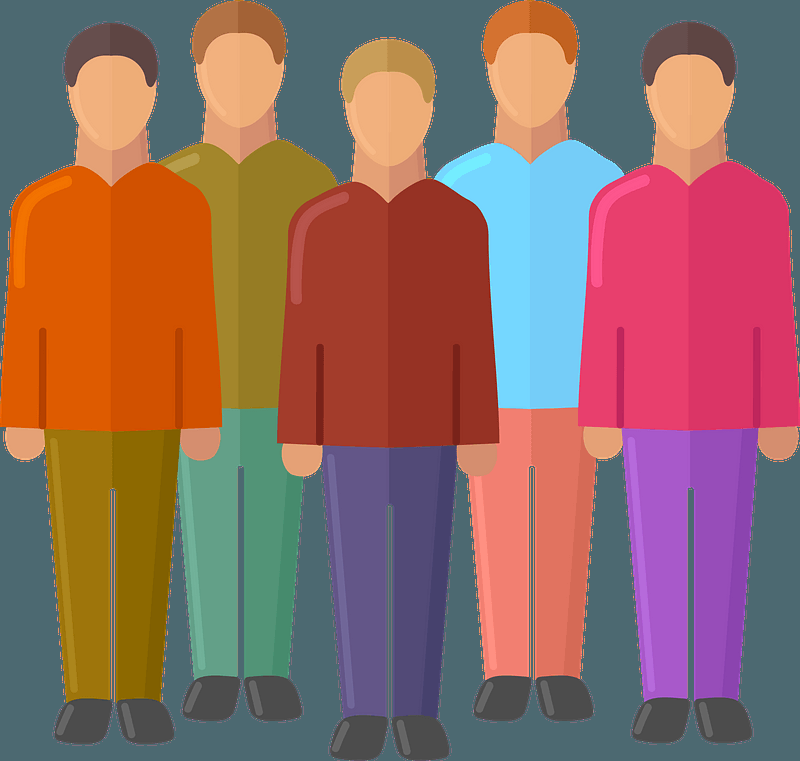
#> input picture image.png, 800 x 761 px
$ python image_op.py
#> lines starting #> are read from the running program, lines starting #| are printed output that depends on the picture; after the words box and inside, x2 and y2 are one past the last pixel; in counts of white or black regions, pixels touching at a corner belong together
#> further down, img is the input picture: shape (761, 800, 3); mean B, G, R 97.5, 105.4, 144.3
### Human_Detection.py
import cv2
import numpy as np
from imutils.object_detection import non_max_suppression


## Histogram of Oriented Gradients Detector
HOGCV = cv2.HOGDescriptor()
HOGCV.setSVMDetector(cv2.HOGDescriptor_getDefaultPeopleDetector())

def Detector(frame):
    ## USing Sliding window concept
    rects, weights = HOGCV.detectMultiScale(frame, winStride=(4, 4), padding=(8, 8), scale=1.03)
#> rects = [[458, 66, 178, 356], [46, 62, 196, 392], [555, 83, 145, 332], [289, 77, 192, 385], [203, 77, 191, 381]]; weights = [1.42, 1.65, 0.257, 2.26, 1.09]
    rects = np.array([[x, y, x + w, y + h] for (x, y, w, h) in rects])
#> rects = [[458, 66, 636, 422], [46, 62, 242, 454], [555, 83, 700, 415], [289, 77, 481, 462], [203, 77, 394, 458]]
    pick = non_max_suppression(rects, probs=None, overlapThresh=0.65)
#> pick = [[289, 77, 481, 462], [203, 77, 394, 458], [46, 62, 242, 454], [458, 66, 636, 422], [555, 83, 700, 415]]
    c = 1
    for x, y, w, h in pick:
        cv2.rectangle(frame, (x, y), (w, h), (139, 34, 104), 2)
        cv2.rectangle(frame, (x, y - 20), (w,y), (139, 34, 104), -1)
        cv2.putText(frame, f'P{c}', (x, y), cv2.FONT_HERSHEY_SIMPLEX, 0.6, (255, 255, 255), 2)
        c += 1
#> this loop made 5 passes
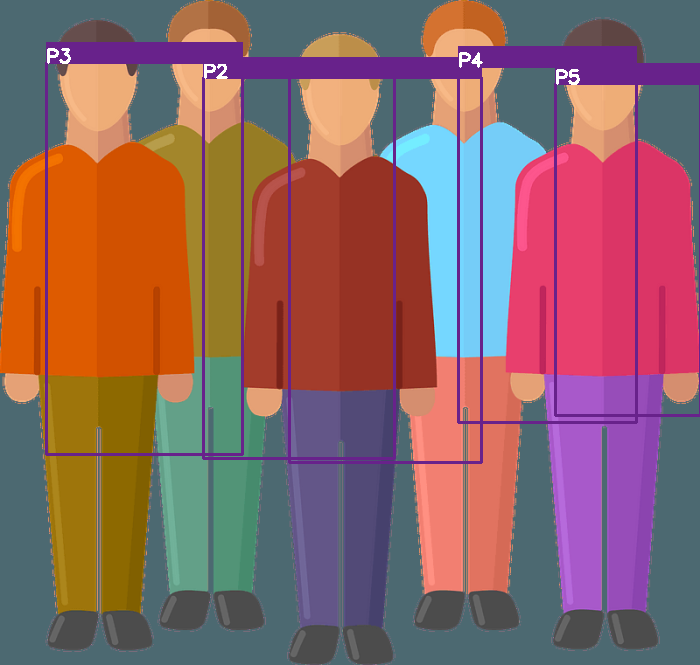
#> frame: shape (665, 700, 3); mean B, G, R 99.6, 99.9, 141.1
#> after the loop, c = 6

    cv2.putText(frame, f'Total Persons : {c - 1}', (20, 450), cv2.FONT_HERSHEY_DUPLEX, 0.8, (255, 255,255), 2)
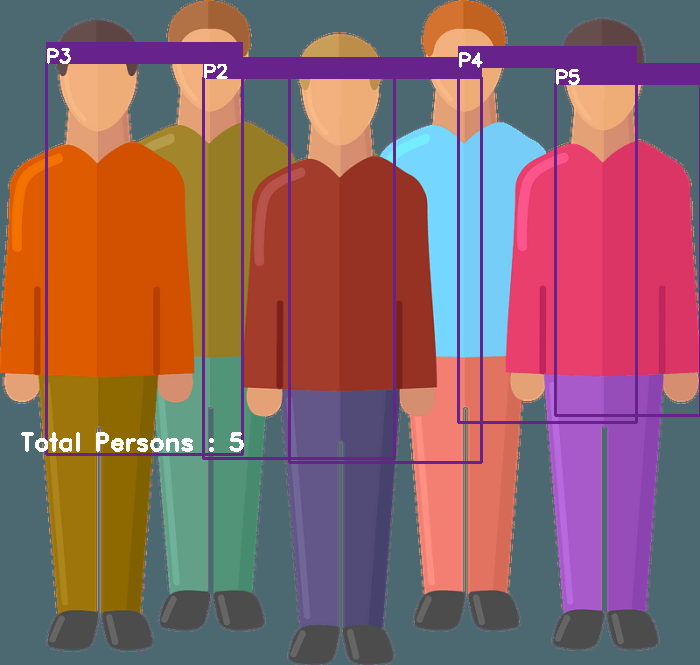
#> frame: shape (665, 700, 3); 0.34% of pixels changed, all inside (x1, y1, x2, y2) = (21, 432, 244, 452)
    cv2.imshow('output', frame)
    return frame

### image_op.py
import cv2
import imutils
from Human_Detection import Detector

img = cv2.imread('image.png')
img = imutils.resize(img, width=700)
img = Detector(img)
cv2.waitKey(0)
cv2.destroyAllWindows()
